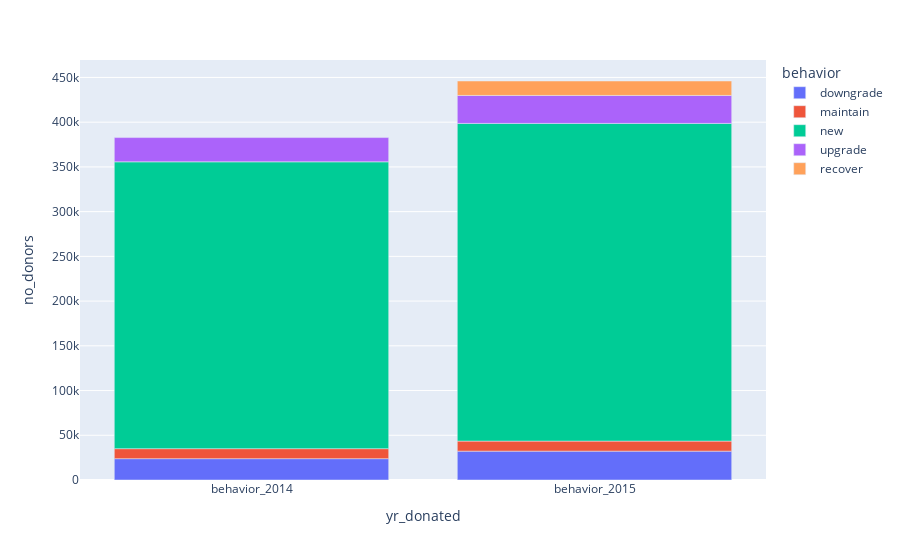

This figure's notebook cell:
### Code cell
fig = px.bar(result1, x="yr_donated", y='no_donors', color='behavior',
            title="",
            #color_discrete_sequence =['seagreen','red']
            )
 #barmode='group', labels={'index':'year', 'y':'amount ($)'}, 
#fig.update_xaxes(type='category')
fig.show()

### Figure 1 — Plotly figure (JSON) as saved in the notebook; plotly's stock layout.template omitted (floating-point values rounded to 4 significant figures)
{"data": [{"alignmentgroup": "True", "hovertemplate": "behavior=downgrade<br>yr_donated=%{x}<br>no_donors=%{y}<extra></extra>", "legendgroup": "downgrade", "marker": {"color": "#636efa"}, "name": "downgrade", "offsetgroup": "downgrade", "orientation": "v", "showlegend": true, "textposition": "auto", "type": "bar", "x": ["behavior_2014", "behavior_2015"], "xaxis": "x", "y": [23847, 32265], "yaxis": "y"}, {"alignmentgroup": "True", "hovertemplate": "behavior=maintain<br>yr_donated=%{x}<br>no_donors=%{y}<extra></extra>", "legendgroup": "maintain", "marker": {"color": "#EF553B"}, "name": "maintain", "offsetgroup": "maintain", "orientation": "v", "showlegend": true, "textposition": "auto", "type": "bar", "x": ["behavior_2014", "behavior_2015"], "xaxis": "x", "y": [11171, 11234], "yaxis": "y"}, {"alignmentgroup": "True", "hovertemplate": "behavior=new<br>yr_donated=%{x}<br>no_donors=%{y}<extra></extra>", "legendgroup": "new", "marker": {"color": "#00cc96"}, "name": "new", "offsetgroup": "new", "orientation": "v", "showlegend": true, "textposition": "auto", "type": "bar", "x": ["behavior_2014", "behavior_2015"], "xaxis": "x", "y": [320673, 355137], "yaxis": "y"}, {"alignmentgroup": "True", "hovertemplate": "behavior=upgrade<br>yr_donated=%{x}<br>no_donors=%{y}<extra></extra>", "legendgroup": "upgrade", "marker": {"color": "#ab63fa"}, "name": "upgrade", "offsetgroup": "upgrade", "orientation": "v", "showlegend": true, "textposition": "auto", "type": "bar", "x": ["behavior_2014", "behavior_2015"], "xaxis": "x", "y": [27112, 31248], "yaxis": "y"}, {"alignmentgroup": "True", "hovertemplate": "behavior=recover<br>yr_donated=%{x}<br>no_donors=%{y}<extra></extra>", "legendgroup": "recover", "marker": {"color": "#FFA15A"}, "name": "recover", "offsetgroup": "recover", "orientation": "v", "showlegend": true, "textposition": "auto", "type": "bar", "x": ["behavior_2015"], "xaxis": "x", "y": [16153], "yaxis": "y"}], "layout": {"barmode": "relative", "legend": {"title": {"text": "behavior"}, "tracegroupgap": 0}, "margin": {"t": 60}, "xaxis": {"anchor": "y", "domain": [0, 1], "title": {"text": "yr_donated"}}, "yaxis": {"anchor": "x", "domain": [0, 1], "title": {"text": "no_donors"}}}}
